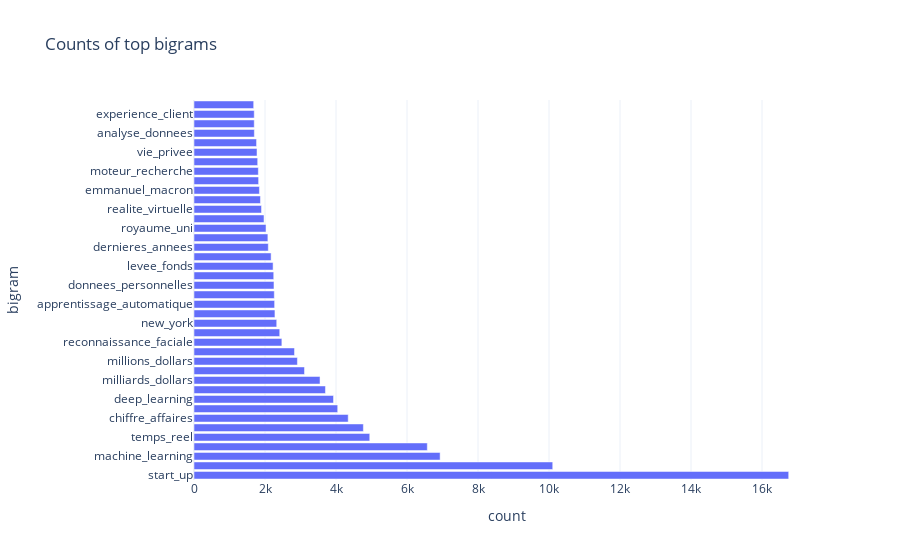

This figure's notebook cell:
### Code cell
fig = px.bar(bigrams[:40], x='count', y='bigram', title='Counts of top bigrams', template='plotly_white')
fig.show()

### Figure 1 — Plotly figure (JSON) as saved in the notebook; plotly's stock layout.template omitted (floating-point values rounded to 4 significant figures)
{"data": [{"alignmentgroup": "True", "hovertemplate": "count=%{x}<br>bigram=%{y}<extra></extra>", "legendgroup": "", "marker": {"color": "#636efa"}, "name": "", "offsetgroup": "", "orientation": "h", "showlegend": false, "textposition": "auto", "type": "bar", "x": [16752, 10105, 6933, 6572, 4951, 4771, 4344, 4048, 3930, 3703, 3550, 3113, 2913, 2831, 2475, 2415, 2330, 2280, 2271, 2262, 2253, 2246, 2228, 2172, 2093, 2081, 2029, 1972, 1902, 1872, 1843, 1820, 1812, 1794, 1775, 1762, 1700, 1697, 1697, 1681], "xaxis": "x", "y": ["start_up", "etats_unis", "machine_learning", "millions_euros", "temps_reel", "big_data", "chiffre_affaires", "reseaux_sociaux", "deep_learning", "nouvelles_technologies", "milliards_dollars", "plate_forme", "millions_dollars", "directeur_general", "reconnaissance_faciale", "objets_connectes", "new_york", "reseau_social", "apprentissage_automatique", "milliards_euros", "donnees_personnelles", "grand_public", "levee_fonds", "mise_place", "dernieres_annees", "mis_point", "royaume_uni", "relation_client", "realite_virtuelle", "base_donnees", "emmanuel_macron", "silicon_valley", "moteur_recherche", "science_fiction", "vie_privee", "mettre_place", "analyse_donnees", "vice_president", "experience_client", "reseaux_neurones"], "yaxis": "y"}], "layout": {"barmode": "relative", "legend": {"tracegroupgap": 0}, "title": {"text": "Counts of top bigrams"}, "xaxis": {"anchor": "y", "domain": [0, 1], "title": {"text": "count"}}, "yaxis": {"anchor": "x", "domain": [0, 1], "title": {"text": "bigram"}}}}
